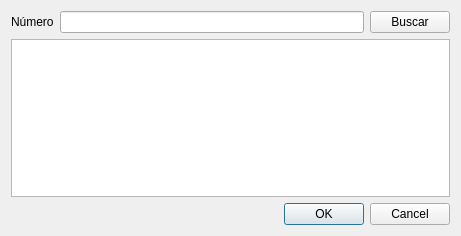
<?xml version="1.0" encoding="UTF-8"?>
<ui version="4.0">
 <class>vtnBajaLote</class>
 <widget class="QWidget" name="vtnBajaLote">
  <property name="geometry">
   <rect>
    <x>0</x>
    <y>0</y>
    <width>461</width>
    <height>236</height>
   </rect>
  </property>
  <property name="windowTitle">
   <string>Baja Lote</string>
  </property>
  <layout class="QVBoxLayout" name="verticalLayout">
   <item>
    <layout class="QGridLayout" name="gridLayout">
     <item row="0" column="1">
      <widget class="QLineEdit" name="lineNumero">
       <property name="statusTip">
        <string>Ingrese número de lote (solo letras y números sin espacios)</string>
       </property>
       <property name="accessibleDescription">
        <string>lote</string>
       </property>
      </widget>
     </item>
     <item row="0" column="0">
      <widget class="QLabel" name="label">
       <property name="text">
        <string>Número</string>
       </property>
      </widget>
     </item>
     <item row="0" column="2">
      <widget class="QPushButton" name="btnBuscar">
       <property name="text">
        <string>Buscar</string>
       </property>
      </widget>
     </item>
     <item row="1" column="0" colspan="3">
      <widget class="QTableWidget" name="tablaLote">
       <property name="editTriggers">
        <set>QAbstractItemView::NoEditTriggers</set>
       </property>
       <attribute name="horizontalHeaderDefaultSectionSize">
        <number>160</number>
       </attribute>
       <attribute name="horizontalHeaderStretchLastSection">
        <bool>true</bool>
       </attribute>
      </widget>
     </item>
     <item row="2" column="1" colspan="2">
      <widget class="QDialogButtonBox" name="buttonBox">
       <property name="standardButtons">
        <set>QDialogButtonBox::Cancel|QDialogButtonBox::Ok</set>
       </property>
      </widget>
     </item>
    </layout>
   </item>
  </layout>
 </widget>
 <tabstops>
  <tabstop>lineNumero</tabstop>
  <tabstop>btnBuscar</tabstop>
  <tabstop>tablaLote</tabstop>
  <tabstop>buttonBox</tabstop>
 </tabstops>
 <resources/>
 <connections/>
</ui>
